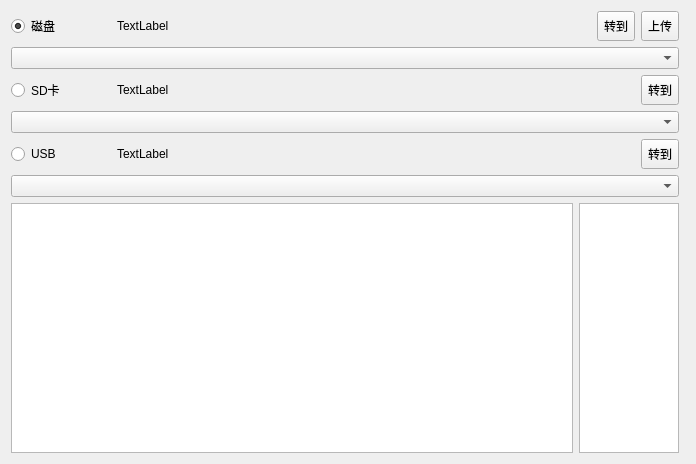
<?xml version="1.0" encoding="UTF-8"?>
<ui version="4.0">
 <class>w_sys_manage_sqlcopy_Dialog</class>
 <widget class="QDialog" name="w_sys_manage_sqlcopy_Dialog">
  <property name="geometry">
   <rect>
    <x>0</x>
    <y>0</y>
    <width>696</width>
    <height>464</height>
   </rect>
  </property>
  <property name="windowTitle">
   <string>Dialog</string>
  </property>
  <layout class="QHBoxLayout" name="horizontalLayout_5">
   <item>
    <layout class="QVBoxLayout" name="verticalLayout_2" stretch="0,1">
     <item>
      <layout class="QVBoxLayout" name="verticalLayout">
       <item>
        <layout class="QHBoxLayout" name="horizontalLayout">
         <item>
          <widget class="QRadioButton" name="radioButton">
           <property name="minimumSize">
            <size>
             <width>100</width>
             <height>0</height>
            </size>
           </property>
           <property name="text">
            <string>磁盘</string>
           </property>
           <property name="checked">
            <bool>true</bool>
           </property>
          </widget>
         </item>
         <item>
          <widget class="QLabel" name="label">
           <property name="minimumSize">
            <size>
             <width>200</width>
             <height>30</height>
            </size>
           </property>
           <property name="text">
            <string>TextLabel</string>
           </property>
           <property name="wordWrap">
            <bool>true</bool>
           </property>
           <property name="textInteractionFlags">
            <set>Qt::LinksAccessibleByMouse|Qt::TextSelectableByMouse</set>
           </property>
          </widget>
         </item>
         <item>
          <spacer name="horizontalSpacer">
           <property name="orientation">
            <enum>Qt::Horizontal</enum>
           </property>
           <property name="sizeHint" stdset="0">
            <size>
             <width>40</width>
             <height>20</height>
            </size>
           </property>
          </spacer>
         </item>
         <item>
          <widget class="QToolButton" name="toolButton">
           <property name="minimumSize">
            <size>
             <width>0</width>
             <height>30</height>
            </size>
           </property>
           <property name="text">
            <string>转到</string>
           </property>
           <property name="outer_stylesheet" stdset="0">
            <string>pushbutton</string>
           </property>
          </widget>
         </item>
         <item>
          <widget class="QToolButton" name="toolButton_upload_ftp">
           <property name="minimumSize">
            <size>
             <width>0</width>
             <height>30</height>
            </size>
           </property>
           <property name="text">
            <string>上传</string>
           </property>
           <property name="outer_stylesheet" stdset="0">
            <string>pushbutton</string>
           </property>
          </widget>
         </item>
        </layout>
       </item>
       <item>
        <widget class="lds_ComboBox" name="comboBox">
         <property name="minimumSize">
          <size>
           <width>200</width>
           <height>0</height>
          </size>
         </property>
        </widget>
       </item>
       <item>
        <layout class="QHBoxLayout" name="horizontalLayout_2">
         <item>
          <widget class="QRadioButton" name="radioButton_2">
           <property name="minimumSize">
            <size>
             <width>100</width>
             <height>0</height>
            </size>
           </property>
           <property name="text">
            <string>SD卡</string>
           </property>
          </widget>
         </item>
         <item>
          <widget class="QLabel" name="label_2">
           <property name="minimumSize">
            <size>
             <width>200</width>
             <height>30</height>
            </size>
           </property>
           <property name="text">
            <string>TextLabel</string>
           </property>
           <property name="wordWrap">
            <bool>true</bool>
           </property>
           <property name="textInteractionFlags">
            <set>Qt::LinksAccessibleByMouse|Qt::TextSelectableByMouse</set>
           </property>
          </widget>
         </item>
         <item>
          <spacer name="horizontalSpacer_2">
           <property name="orientation">
            <enum>Qt::Horizontal</enum>
           </property>
           <property name="sizeHint" stdset="0">
            <size>
             <width>40</width>
             <height>20</height>
            </size>
           </property>
          </spacer>
         </item>
         <item>
          <widget class="QToolButton" name="toolButton_2">
           <property name="minimumSize">
            <size>
             <width>0</width>
             <height>30</height>
            </size>
           </property>
           <property name="text">
            <string>转到</string>
           </property>
           <property name="outer_stylesheet" stdset="0">
            <string>pushbutton</string>
           </property>
          </widget>
         </item>
        </layout>
       </item>
       <item>
        <widget class="lds_ComboBox" name="comboBox_2">
         <property name="minimumSize">
          <size>
           <width>200</width>
           <height>0</height>
          </size>
         </property>
        </widget>
       </item>
       <item>
        <layout class="QHBoxLayout" name="horizontalLayout_4">
         <item>
          <widget class="QRadioButton" name="radioButton_3">
           <property name="minimumSize">
            <size>
             <width>100</width>
             <height>0</height>
            </size>
           </property>
           <property name="text">
            <string>USB</string>
           </property>
          </widget>
         </item>
         <item>
          <widget class="QLabel" name="label_3">
           <property name="minimumSize">
            <size>
             <width>200</width>
             <height>30</height>
            </size>
           </property>
           <property name="text">
            <string>TextLabel</string>
           </property>
           <property name="wordWrap">
            <bool>true</bool>
           </property>
           <property name="textInteractionFlags">
            <set>Qt::LinksAccessibleByMouse|Qt::TextSelectableByMouse</set>
           </property>
          </widget>
         </item>
         <item>
          <spacer name="horizontalSpacer_3">
           <property name="orientation">
            <enum>Qt::Horizontal</enum>
           </property>
           <property name="sizeHint" stdset="0">
            <size>
             <width>40</width>
             <height>20</height>
            </size>
           </property>
          </spacer>
         </item>
         <item>
          <widget class="QToolButton" name="toolButton_3">
           <property name="minimumSize">
            <size>
             <width>0</width>
             <height>30</height>
            </size>
           </property>
           <property name="text">
            <string>转到</string>
           </property>
           <property name="outer_stylesheet" stdset="0">
            <string>pushbutton</string>
           </property>
          </widget>
         </item>
        </layout>
       </item>
       <item>
        <widget class="lds_ComboBox" name="comboBox_3">
         <property name="minimumSize">
          <size>
           <width>200</width>
           <height>0</height>
          </size>
         </property>
        </widget>
       </item>
      </layout>
     </item>
     <item>
      <layout class="QHBoxLayout" name="horizontalLayout_3">
       <item>
        <widget class="QTextBrowser" name="textBrowser"/>
       </item>
       <item>
        <widget class="QTextEdit" name="textEdit_amdin_set">
         <property name="minimumSize">
          <size>
           <width>100</width>
           <height>0</height>
          </size>
         </property>
         <property name="maximumSize">
          <size>
           <width>100</width>
           <height>16777215</height>
          </size>
         </property>
        </widget>
       </item>
      </layout>
     </item>
    </layout>
   </item>
   <item>
    <widget class="lds_toolbar" name="widget"/>
   </item>
  </layout>
 </widget>
 <customwidgets>
  <customwidget>
   <class>lds_ComboBox</class>
   <extends>QComboBox</extends>
   <header>lds_combobox.h</header>
  </customwidget>
  <customwidget>
   <class>lds_toolbar</class>
   <extends>QFrame</extends>
   <header>lds_toolbar.h</header>
   <container>1</container>
  </customwidget>
 </customwidgets>
 <resources/>
 <connections/>
</ui>
